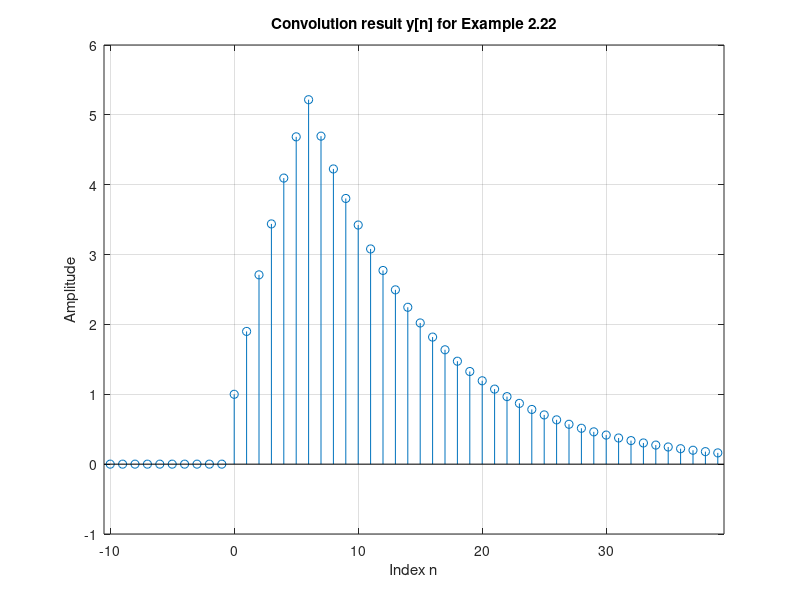

Reproduce this figure in MATLAB.
% Script: exdt_2_22.m
n = [-10:39];   % Vector of sample indices
% Compute sections of y[n]
y1 = -9*(0.9.^n-1/0.9);   % See Example 2.22
y2 = 9.8168*0.9.^n;       % See Example 2.22
% Construct y[n] by adding the sections together
y = y1.*((n>=0)&(n<=6))+y2.*(n>6);
% Graph the response.
stem(n,y); grid;
axis([-10.5,39.5,-1,6]);
title('Convolution result y[n] for Example 2.22');
ylabel('Amplitude');
xlabel('Index n');
